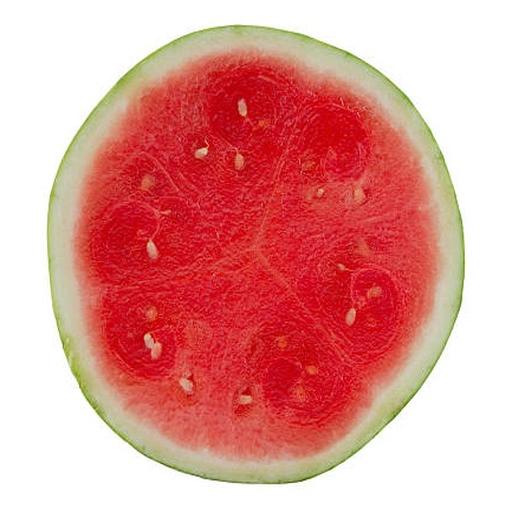
#> input picture data/data_finetune_images/watermelon/horizontal/watermelon1.png, 512 x 512 px; its folder holds only this picture in this run
$ python sharpness_fig.py
#> lines starting #> are read from the running program, lines starting #| are printed output that depends on the picture; after the words box and inside, x2 and y2 are one past the last pixel; in counts of white or black regions, pixels touching at a corner belong together
"""What a cut face is made of at 2048 px, and how sharply its boundaries are drawn.

The claim this figure exists to test is that a splatted representation cannot draw a boundary
sharply, because its primitive's support is wider than the feature. It is tested rather than
asserted: the same held-out plane is rendered by each method through its own renderer at
2048 px, a radial line is drawn from the section's centre to its rim, and the luminance along
that line is plotted for all of them against a photograph of a real cut.

    FN_ROOT=... python sharpness_fig.py OUT.png

The statistic under the plot is the mean absolute gradient along the line, over the interior
only. A representation that draws a peel, an albedo and a membrane as steps has a large one; a
representation that blurs them into each other has a small one, whatever its colours are.
"""
import glob
import os
import sys

import numpy as np

FN = os.environ.get("FN_ROOT", "/home/gino/project/FruitNinja_clean")
HERE = os.path.dirname(os.path.abspath(__file__))
sys.path.insert(0, os.path.join(os.path.dirname(HERE), "src"))

import matplotlib
matplotlib.use("Agg")
import matplotlib.pyplot as plt                                        # noqa: E402
import cv2                                                             # noqa: E402

ARMS = [("photograph", None),
        ("FruitNinja", "fruitninja"),
        ("GaussianFluent", "gaussianfluent"),
        ("ours", "ours")]


def disc(a):
    """Centre and radius of the section against its background."""
    m = a.min(2) < 0.96
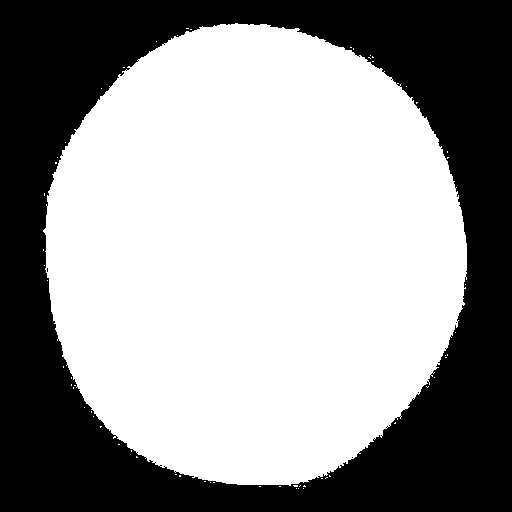
#> m: shape (512, 512) bool; 58.6% white; 5 black regions (4 under 20 px), largest, box (x1, y1, x2, y2) and area: (0, 0, 512, 512) 108467
    ys, xs = np.where(m)
    if len(ys) < 50:
        return a.shape[0] / 2, a.shape[1] / 2, a.shape[0] / 4
    cy, cx = ys.mean(), xs.mean()
#> cy = 254.7; cx = 253
    r = np.percentile(np.hypot(ys - cy, xs - cx), 98)
#> r = 223.9
    return cy, cx, r


def profile(a, n=400, ang=None):
    """Luminance along a radial line from the centre to the rim, and its mean |gradient|."""
    cy, cx, r = disc(a)
#> cy = 254.7; cx = 253; r = 223.9
    L = a.mean(2)
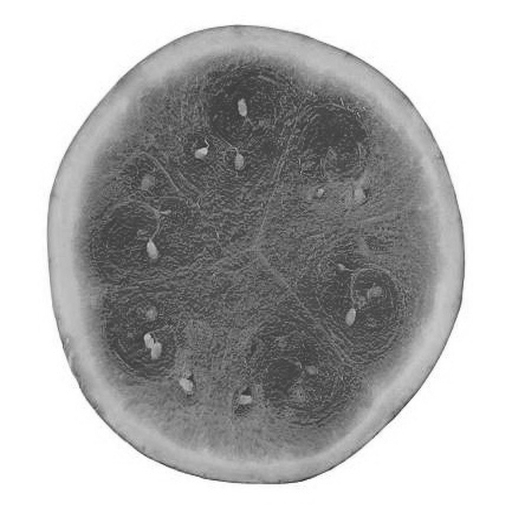
#> L: shape (512, 512) float32; min 0.15, max 1, mean 0.69
    angs = np.linspace(0, 2 * np.pi, 24, endpoint=False) if ang is None else [ang]
    prof = np.zeros(n)
    for th in angs:
        t = np.linspace(0, 0.98 * r, n)
        ys = np.clip((cy + t * np.sin(th)).astype(int), 0, a.shape[0] - 1)
        xs = np.clip((cx + t * np.cos(th)).astype(int), 0, a.shape[1] - 1)
        prof += L[ys, xs]
#> after the loop, prof = 400 values, max 19.63 at index 396, min 8.06 at index 170, mean 10.42
    prof /= len(angs)
#> prof = 400 values, max 0.818 at index 396, min 0.336 at index 170, mean 0.434
    return prof, float(np.abs(np.diff(prof)).mean())


def main(out):
    base = os.path.join(FN, "measurements", "table2")
    ref = sorted(glob.glob(os.path.join(FN, "data_finetune_images", "watermelon",
                                        "horizontal", "*.png")))
    imgs, profs, grads = [], [], []
    for label, sub in ARMS:
        if sub is None:
            a = cv2.imread(ref[0])[:, :, ::-1].astype(np.float32) / 255.
        else:
            p = sorted(glob.glob(os.path.join(base, sub, "rh*_init_0.png")))[0]
            a = cv2.imread(p)[:, :, ::-1].astype(np.float32) / 255.
        # The crops are drawn at native resolution -- the whole point of the figure is what
        # 2048 px shows -- while the statistic is taken on a 512 copy, because a per-sample
        # gradient is four times smaller at four times the sampling for the same edge and
        # comparing the two directly measures the file sizes rather than the representations.
        imgs.append(a)
        small = a if a.shape[0] == 512 else cv2.resize(a, (512, 512),
                                                       interpolation=cv2.INTER_AREA)
        pr, g = profile(small)
#> pr has the same summary as prof in profile; g = 0.00653
        profs.append(pr); grads.append(g)
        print(f"  {label:16s} {a.shape[0]}px   mean |dL/dr| = {g:.5f}")
#|   photograph       512px   mean |dL/dr| = 0.00653

    # Two rows over the same four renders. The top row is a quadrant of the section, which is
    # where the reader can still tell what the object is; the bottom is the same crop the top
    # row's box marks, at the scale where a cell is a few pixels. Neither is resampled -- both
    # are slices of the native 2048, so what separates them is field of view and nothing else.
    fig = plt.figure(figsize=(13.6, 7.2))
    gs = fig.add_gridspec(2, 4, wspace=0.045, hspace=0.055,
                          left=0.008, right=0.992, top=0.948, bottom=0.012)
    for k, ((label, _), a) in enumerate(zip(ARMS, imgs)):
        cy, cx, r = disc(a)
        # A quadrant: from just inside the centre out past the rim, so a quarter of the section
        # and the peel that bounds it are both in the frame.
        w = int(1.00 * r)
        wy0, wx0 = int(cy - 0.10 * r), int(cx - 0.10 * r)
        wide = np.clip(a[max(wy0, 0):wy0 + w, max(wx0, 0):wx0 + w], 0, 1)
        ax = fig.add_subplot(gs[0, k])
        ax.imshow(wide)
        ax.set_axis_off()
        ax.set_title(f"({'abcd'[k]})  {label}", fontsize=11)

        h = int(0.16 * r)   # tighter: the fibres are a few pixels wide
        y0, x0 = int(cy - h), int(cx - h)
        ax.add_patch(plt.Rectangle((x0 - max(wx0, 0), y0 - max(wy0, 0)), 2 * h, 2 * h,
                                   fill=False, lw=0.9, ec="0.15"))
        ax = fig.add_subplot(gs[1, k])
        ax.imshow(np.clip(a[max(y0, 0):y0 + 2 * h, max(x0, 0):x0 + 2 * h], 0, 1))
        ax.set_axis_off()
        ax.set_title(f"({'efgh'[k]})", fontsize=11)

    os.makedirs(os.path.dirname(os.path.abspath(out)), exist_ok=True)
    fig.savefig(out, dpi=150, facecolor="white")
    print(f"  -> {out}")


if __name__ == "__main__":
#> (the run stopped early here; a loop or call above may not have finished)
